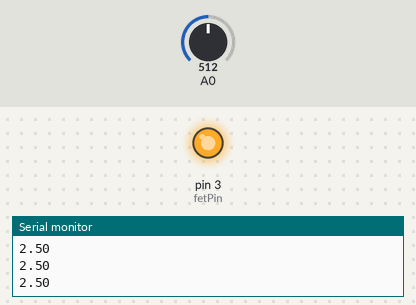
Simulated run of this sketch. Board: Arduino Uno, built with avr-gcc and run on an emulated ATmega328P. Shown: output pins drawn as LEDs (lit = HIGH), the last lines printed to the serial monitor. The test bench sets the inputs (shaded band); at power-on: A0 = 512.

Above: at 1.2 s.
1.3 s: A0 set to 739
2.8 s: A0 set to 772
At 4.0 s:
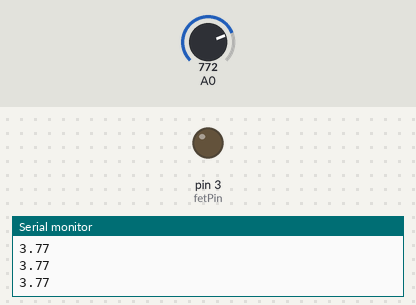
4.3 s: A0 set to 716
At 5.1 s:
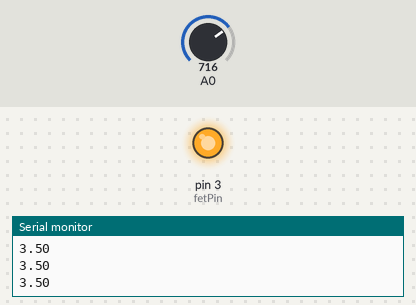
5.8 s: A0 set to 900
At 6.4 s:
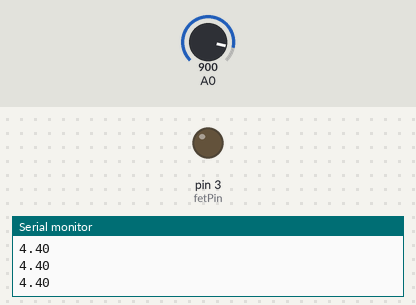
Timing chart, 0 to 8.3 s (numbered marks = the images above; inputs shaded):
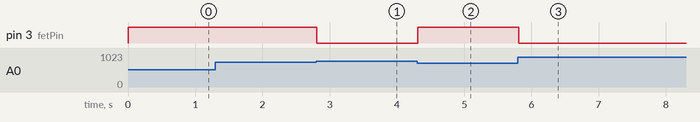

Measured:
- the behaviour switches between 757 and 758 on A0 (found by bisection; images 0 and 1)
- after the input at 2.8 s, pin 3 (fetPin): HIGH → LOW at once
- after the input at 4.3 s, pin 3 (fetPin): LOW → HIGH at once
- after the input at 5.8 s, pin 3 (fetPin): HIGH → LOW at once

The sketch:

greg_lab12.ino
```cpp
//greg lab 12
int fetPin = 3;

void setup()
{
  Serial.begin(9600);
  pinMode(fetPin, OUTPUT);
}
float V = 0.0;
void loop()
{
  if (V < 3.7)
  {
    digitalWrite(fetPin, HIGH);
  }
  else
  {
    digitalWrite(fetPin, LOW);
  }
  int rawVoltage = analogRead(A0);
  V = rawVoltage * (5.0 / 1023);
  Serial.println(V);
}
```
